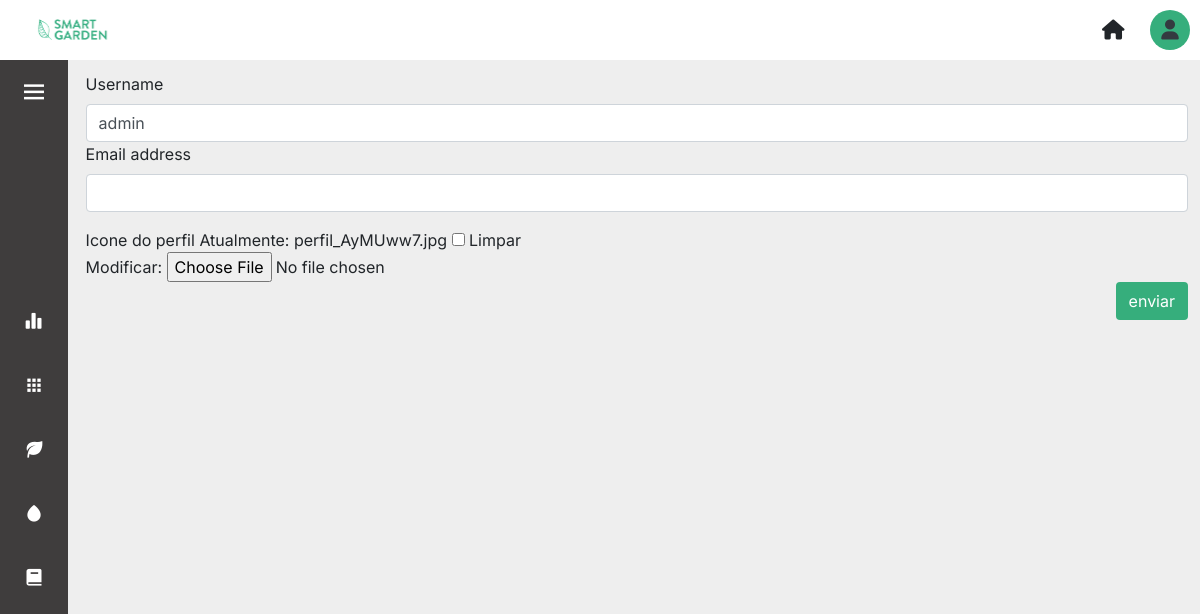
The page /editar_perfil/1 on the database as committed earlier.
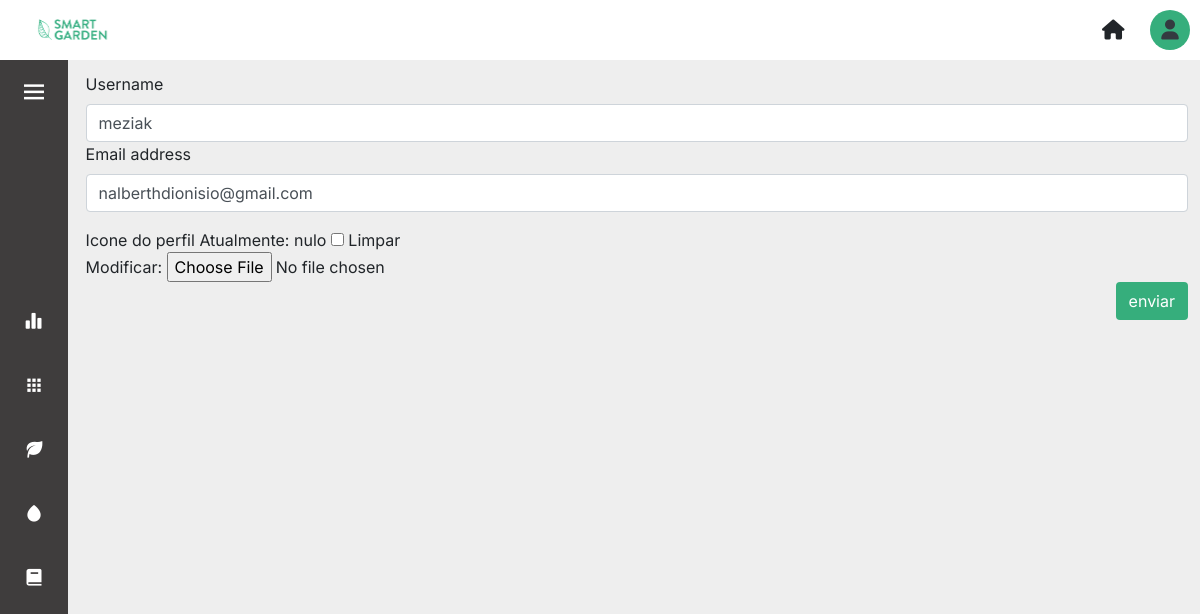
The same page on the database as committed later.
### core/models.py (models this page shows)
class Users(AbstractUser):
    avatar = models.ImageField("Icone do perfil",upload_to='', null=True, blank=True, default='nulo')

### core/views.py (the view)
# urls.py: path('editar_perfil/<int:id>' ,views.editar_perfil, name='editar_perfil'),
def editar_perfil(request,id):
    user= Users.objects.get(id=id)
    form = formUser(instance=user)
    if request.method == 'POST':
        form = formUser(request.POST,request.FILES, instance=user)
        if form.is_valid():
            form.save()
            return redirect('areas')
    return render(request, 'editar_perfil.html', {'formuser': form})

### core/forms.py
class formUser(forms.ModelForm):
    class Meta:
        model = Users
        fields = ['username','email','avatar',]

### templates/editar_perfil.html (shortened to what this page needs)
{% extends 'layout.html' %}{% block content %}{% load widget_tweaks%}
<form action="" method="post" enctype='multipart/form-data'>
    {% for field in formuser.visible_fields %}
    {% if field.label == 'Icone do perfil' %}
			<div class="mt-3">
				<label for="{{field.id_for_label}}">{{field.label}}</label>
				{{field}}
			</div>
            {% else %}
                <label for="{{field.id_for_label}}" class="mb-2">{{field.label}}</label>
                {{field|add_class:'form-control'}}
            {% endif %}
        {%endfor%}
        <input class="btn btn_salvar" type="submit" value="enviar">
</form>
{% endblock%}

Rows that differ between the two databases and show on the page:
changed Users: username "admin" → "meziak"; email (not shown) → "nalberthdionisio@gmail.com"
Other text that changed with them:
text no longer shown: "Atualmente: perfil_AyMUww7.jpg Limpar Modificar:"
text now shown: "Atualmente: nulo Limpar Modificar:"
